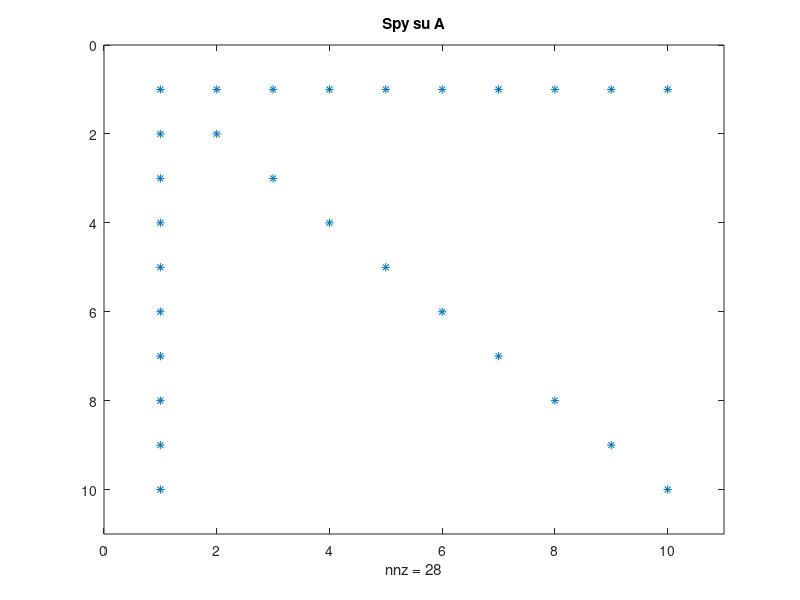

This figure's MATLAB source: (Note: this script raises an error after producing the figure.)
% generazione di A
A = 3*eye(10);
A(1,:) = 1;
A(:,1) = 1;

figure(1);clf;
spy(A);
title('Spy su A');


% eseguo la fattorizzazione su A
[L,U,P] = fattorizzazione_lu_pivot(A);

figure(2);clf;
spy(L);
title('Spy su L');

figure(3);clf;
spy(U);
title('Spy su U');

% per matrici molto grandi si tende ad 
% evitare i metodi diretti, potrei esaurire la RAM

% potrei scambiare prima e decima colonna, 
% cosi' non avrei piu' il fill in,
% questo perche'

%%%%%%% seconda parte %%%%%%%%%

% generazione di A
A = 3*eye(10);
A(10,:) = 1;
A(:,10) = 1;

figure(1);clf;
spy(A);
title('Spy su A');


% eseguo la fattorizzazione su A
[L,U,P] = fattorizzazione_lu_pivot(A);

figure(2);clf;
spy(L);
title('Spy su L');

figure(3);clf;
spy(U);
title('Spy su U');

% le matrici L e U tengono la stessa struttura di partenza,
% non e' un caso...
% nel metodo di eliminazione di gauss si combinano
% la k-esima riga con la prima,
% se la matrice 